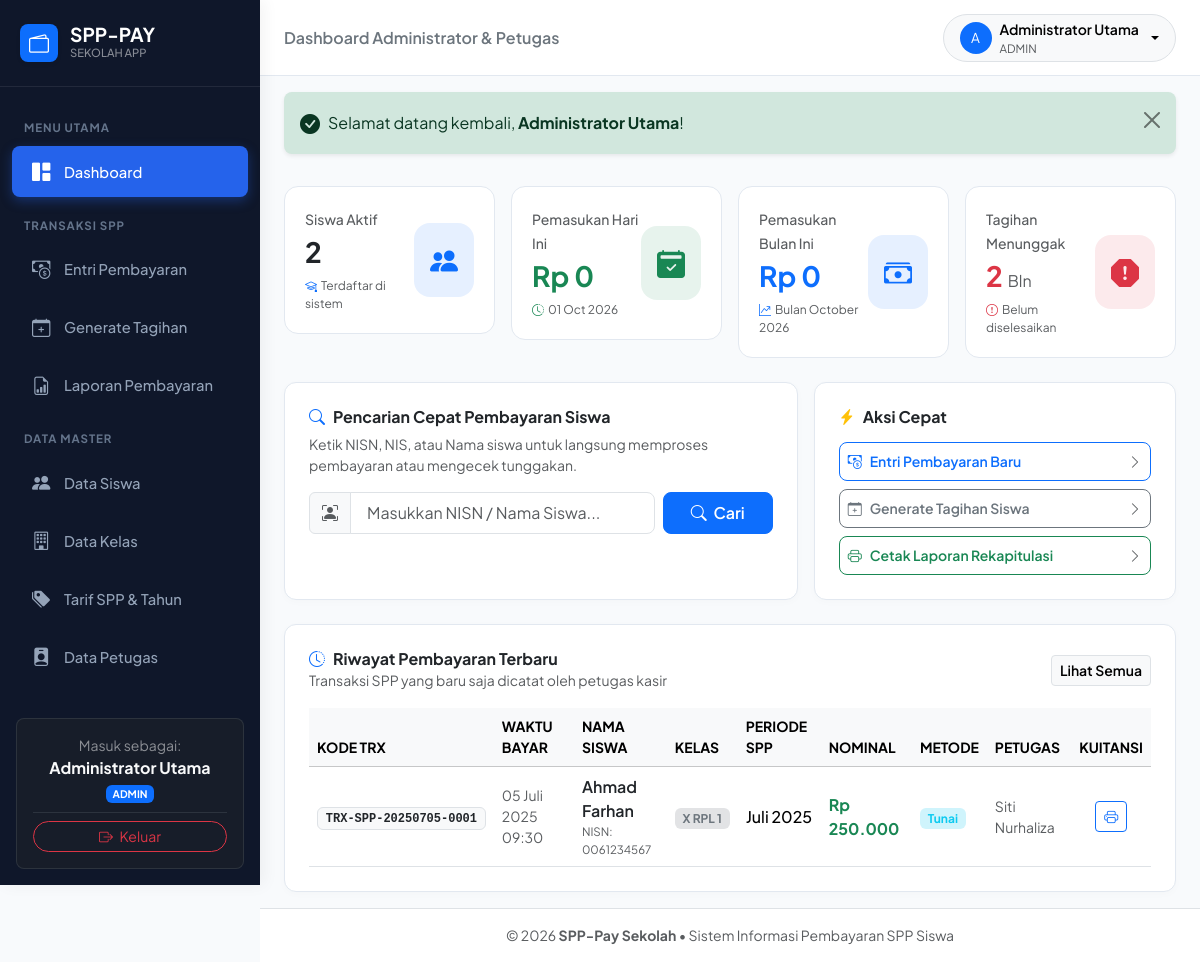
Page /index.php (signed in) on the committed database.
### tables this page shows
CREATE TABLE `pembayaran` (
    `id_pembayaran` BIGINT AUTO_INCREMENT PRIMARY KEY,
    `kode_transaksi` VARCHAR(30) NOT NULL UNIQUE,  
    `id_tagihan` BIGINT NOT NULL,
    `id_petugas` INT NOT NULL,
    `tgl_bayar` DATETIME NOT NULL DEFAULT CURRENT_TIMESTAMP,
    `jumlah_bayar` DECIMAL(12, 2) NOT NULL,
    `metode_pembayaran` ENUM('tunai', 'transfer_bank', 'qris') NOT NULL DEFAULT 'tunai',
    `catatan` VARCHAR(255) NULL,
    `bukti_transfer` VARCHAR(255) NULL,
    `created_at` TIMESTAMP DEFAULT CURRENT_TIMESTAMP,
    CONSTRAINT `fk_pembayaran_tagihan` FOREIGN KEY (`id_tagihan`) 
        REFERENCES `tagihan_spp` (`id_tagihan`) ON DELETE RESTRICT ON UPDATE CASCADE,
    CONSTRAINT `fk_pembayaran_petugas` FOREIGN KEY (`id_petugas`) 
        REFERENCES `petugas` (`id_petugas`) ON DELETE RESTRICT ON UPDATE CASCADE
);

CREATE TABLE `siswa` (
    `nisn` CHAR(10) PRIMARY KEY,  
    `nis` CHAR(8) NOT NULL UNIQUE,
    `nama` VARCHAR(100) NOT NULL,
    `jenis_kelamin` ENUM('L', 'P') NOT NULL,
    `id_kelas` INT NOT NULL,
    `id_spp` INT NOT NULL,  
    `alamat` TEXT NULL,
    `no_telp` VARCHAR(15) NULL,
    `nama_wali` VARCHAR(100) NULL,
    `no_telp_wali` VARCHAR(15) NULL,
    `status_siswa` ENUM('aktif', 'lulus', 'pindah', 'keluar') NOT NULL DEFAULT 'aktif',
    `created_at` TIMESTAMP DEFAULT CURRENT_TIMESTAMP,
    `updated_at` TIMESTAMP DEFAULT CURRENT_TIMESTAMP ON UPDATE CURRENT_TIMESTAMP,
    CONSTRAINT `fk_siswa_kelas` FOREIGN KEY (`id_kelas`) 
        REFERENCES `kelas` (`id_kelas`) ON DELETE RESTRICT ON UPDATE CASCADE,
    CONSTRAINT `fk_siswa_spp` FOREIGN KEY (`id_spp`) 
        REFERENCES `tarif_spp` (`id_spp`) ON DELETE RESTRICT ON UPDATE CASCADE
);

CREATE TABLE `kelas` (
    `id_kelas` INT AUTO_INCREMENT PRIMARY KEY,
    `nama_kelas` VARCHAR(20) NOT NULL,  
    `tingkat` ENUM('10', '11', '12', '7', '8', '9', '1', '2', '3', '4', '5', '6') NOT NULL,
    `jurusan` VARCHAR(50) DEFAULT NULL,  
    `created_at` TIMESTAMP DEFAULT CURRENT_TIMESTAMP
);

CREATE TABLE `tagihan_spp` (
    `id_tagihan` BIGINT AUTO_INCREMENT PRIMARY KEY,
    `nisn` CHAR(10) NOT NULL,
    `id_spp` INT NOT NULL,
    `bulan` TINYINT NOT NULL,  
    `nama_bulan` VARCHAR(20) NOT NULL,  
    `tahun` YEAR NOT NULL,  
    `nominal_tagihan` DECIMAL(12, 2) NOT NULL,
    `terbayar` DECIMAL(12, 2) NOT NULL DEFAULT 0.00,
    `status` ENUM('belum_lunas', 'lunas') NOT NULL DEFAULT 'belum_lunas',
    `jatuh_tempo` DATE NULL,
    `created_at` TIMESTAMP DEFAULT CURRENT_TIMESTAMP,
    `updated_at` TIMESTAMP DEFAULT CURRENT_TIMESTAMP ON UPDATE CURRENT_TIMESTAMP,
    UNIQUE KEY `unique_siswa_bulan_tahun` (`nisn`, `bulan`, `tahun`),
    CONSTRAINT `fk_tagihan_siswa` FOREIGN KEY (`nisn`) 
        REFERENCES `siswa` (`nisn`) ON DELETE CASCADE ON UPDATE CASCADE,
    CONSTRAINT `fk_tagihan_spp` FOREIGN KEY (`id_spp`) 
        REFERENCES `tarif_spp` (`id_spp`) ON DELETE RESTRICT ON UPDATE CASCADE
);

CREATE TABLE `petugas` (
    `id_petugas` INT AUTO_INCREMENT PRIMARY KEY,
    `username` VARCHAR(50) NOT NULL UNIQUE,
    `password` VARCHAR(255) NOT NULL,
    `nama_petugas` VARCHAR(100) NOT NULL,
    `level` ENUM('admin', 'petugas', 'kepala_sekolah') NOT NULL DEFAULT 'petugas',
    `created_at` TIMESTAMP DEFAULT CURRENT_TIMESTAMP,
    `updated_at` TIMESTAMP DEFAULT CURRENT_TIMESTAMP ON UPDATE CURRENT_TIMESTAMP
);

### koneksi.php (called while the page is built, shortened)
<?php
function rupiah($nominal) {
    return 'Rp ' . number_format((float)$nominal, 0, ',', '.');
}
function tgl_indo($datetime, $with_time = false) {
    $timestamp = strtotime($datetime);
    $bulanIndo = [
        1 => 'Januari', 2 => 'Februari', 3 => 'Maret', 4 => 'April',
        5 => 'Mei', 6 => 'Juni', 7 => 'Juli', 8 => 'Agustus',
        9 => 'September', 10 => 'Oktober', 11 => 'November', 12 => 'Desember'
    ];
    $hari = date('d', $timestamp);
    $bulan = $bulanIndo[(int)date('m', $timestamp)];
    $tahun = date('Y', $timestamp);
    $hasil = "{$hari} {$bulan} {$tahun}";
    if ($with_time) {
        $hasil .= ' ' . date('H:i', $timestamp);
    }
    return $hasil;
}
?>

### index.php (the view, shortened to what this page needs)
<?php
require_once __DIR__ . '/koneksi.php';
$total_siswa = 0;
$total_pemasukan_hari_ini = 0;
$total_pemasukan_bulan_ini = 0;
$total_tunggakan = 0;
$transaksi_terbaru = [];
try {
    $total_siswa = $pdo->query("SELECT COUNT(*) FROM siswa WHERE status_siswa = 'aktif'")->fetchColumn();
    $total_pemasukan_hari_ini = $pdo->query("
        SELECT COALESCE(SUM(jumlah_bayar), 0) FROM pembayaran WHERE DATE(tgl_bayar) = CURDATE()
    ")->fetchColumn();
    $total_pemasukan_bulan_ini = $pdo->query("
        SELECT COALESCE(SUM(jumlah_bayar), 0) FROM pembayaran
        WHERE MONTH(tgl_bayar) = MONTH(CURDATE()) AND YEAR(tgl_bayar) = YEAR(CURDATE())
    ")->fetchColumn();
    $total_tunggakan = $pdo->query("SELECT COUNT(*) FROM tagihan_spp WHERE status = 'belum_lunas'")->fetchColumn();
    $stmtTrx = $pdo->query("
        SELECT p.id_pembayaran, p.kode_transaksi, p.tgl_bayar, p.jumlah_bayar, p.metode_pembayaran,
               s.nama AS nama_siswa, s.nisn, k.nama_kelas, t.nama_bulan, t.tahun AS tahun_spp,
               pet.nama_petugas
        FROM pembayaran p
        JOIN tagihan_spp t ON p.id_tagihan = t.id_tagihan
        JOIN siswa s ON t.nisn = s.nisn
        JOIN kelas k ON s.id_kelas = k.id_kelas
        JOIN petugas pet ON p.id_petugas = pet.id_petugas
        ORDER BY p.tgl_bayar DESC
        LIMIT 8
    ");
    $transaksi_terbaru = $stmtTrx->fetchAll();
} catch (Exception $e) {
    set_flash('danger', 'Gagal memuat ringkasan data: ' . $e->getMessage());
}
include __DIR__ . '/includes/header.php';
?>
<div class="row g-3 mb-4">
    <div class="col-xl-3 col-sm-6">
        <div class="stat-card">
            <div class="d-flex align-items-center justify-content-between">
                <div>
                    <span class="text-muted small fw-medium">Siswa Aktif</span>
                    <h3 class="fw-bold text-dark mt-1 mb-0"><?= number_format($total_siswa) ?></h3>
                    <div class="text-muted mt-2" style="font-size: 0.75rem;"><i class="bi bi-mortarboard text-primary me-1"></i>Terdaftar di sistem</div>
                </div>
                <div class="bg-primary bg-opacity-10 text-primary p-3 rounded-4">
                    <i class="bi bi-people-fill fs-3"></i>
                </div>
            </div>
        </div>
    </div>
    <div class="col-xl-3 col-sm-6">
        <div class="stat-card">
            <div class="d-flex align-items-center justify-content-between">
                <div>
                    <span class="text-muted small fw-medium">Pemasukan Hari Ini</span>
                    <h3 class="fw-bold text-success mt-1 mb-0"><?= rupiah($total_pemasukan_hari_ini) ?></h3>
                    <div class="text-muted mt-2" style="font-size: 0.75rem;"><i class="bi bi-clock-history text-success me-1"></i><?= date('d M Y') ?></div>
                </div>
                <div class="bg-success bg-opacity-10 text-success p-3 rounded-4">
                    <i class="bi bi-calendar2-check-fill fs-3"></i>
                </div>
            </div>
        </div>
    </div>
    <div class="col-xl-3 col-sm-6">
        <div class="stat-card">
            <div class="d-flex align-items-center justify-content-between">
                <div>
                    <span class="text-muted small fw-medium">Pemasukan Bulan Ini</span>
                    <h3 class="fw-bold text-primary mt-1 mb-0"><?= rupiah($total_pemasukan_bulan_ini) ?></h3>
                    <div class="text-muted mt-2" style="font-size: 0.75rem;"><i class="bi bi-graph-up-arrow text-primary me-1"></i>Bulan <?= date('F Y') ?></div>
                </div>
                <div class="bg-primary bg-opacity-10 text-primary p-3 rounded-4">
                    <i class="bi bi-cash-stack fs-3"></i>
                </div>
            </div>
        </div>
    </div>
    <div class="col-xl-3 col-sm-6">
        <div class="stat-card">
            <div class="d-flex align-items-center justify-content-between">
                <div>
                    <span class="text-muted small fw-medium">Tagihan Menunggak</span>
                    <h3 class="fw-bold text-danger mt-1 mb-0"><?= number_format($total_tunggakan) ?> <span class="fs-6 fw-normal text-muted">Bln</span></h3>
                    <div class="text-muted mt-2" style="font-size: 0.75rem;"><i class="bi bi-exclamation-circle text-danger me-1"></i>Belum diselesaikan</div>
                </div>
                <div class="bg-danger bg-opacity-10 text-danger p-3 rounded-4">
                    <i class="bi bi-exclamation-octagon-fill fs-3"></i>
                </div>
            </div>
        </div>
    </div>
</div>
<div class="row g-3 mb-4">
    <div class="col-lg-7">
        <div class="card card-custom h-100 p-4">
            <h6 class="fw-bold mb-2"><i class="bi bi-search me-2 text-primary"></i>Pencarian Cepat Pembayaran Siswa</h6>
            <p class="text-muted small mb-3">Ketik NISN, NIS, atau Nama siswa untuk langsung memproses pembayaran atau mengecek tunggakan.</p>
            <form method="GET" action="transaksi.php" class="row g-2">
                <div class="col-sm-9">
                    <div class="input-group">
                        <span class="input-group-text bg-light"><i class="bi bi-person-bounding-box text-muted"></i></span>
                        <input type="text" name="cari" class="form-control form-control-lg fs-6" placeholder="Masukkan NISN / Nama Siswa..." required>
                    </div>
                </div>
                <div class="col-sm-3">
                    <button type="submit" class="btn btn-primary btn-lg w-100 fs-6 fw-semibold">
                        <i class="bi bi-search me-1"></i> Cari
                    </button>
                </div>
            </form>
        </div>
    </div>
    <div class="col-lg-5">
        <div class="card card-custom h-100 p-4">
            <h6 class="fw-bold mb-3"><i class="bi bi-lightning-charge-fill me-2 text-warning"></i>Aksi Cepat</h6>
            <div class="d-grid gap-2">
                <a href="transaksi.php" class="btn btn-outline-primary text-start d-flex align-items-center justify-content-between p-2 rounded-3">
                    <span class="small fw-semibold"><i class="bi bi-cash-coin me-2"></i>Entri Pembayaran Baru</span>
                    <i class="bi bi-chevron-right text-muted small"></i>
                </a>
                <a href="generate_tagihan.php" class="btn btn-outline-secondary text-start d-flex align-items-center justify-content-between p-2 rounded-3">
                    <span class="small fw-semibold"><i class="bi bi-calendar-plus me-2"></i>Generate Tagihan Siswa</span>
                    <i class="bi bi-chevron-right text-muted small"></i>
                </a>
                <a href="laporan.php" class="btn btn-outline-success text-start d-flex align-items-center justify-content-between p-2 rounded-3">
                    <span class="small fw-semibold"><i class="bi bi-printer me-2"></i>Cetak Laporan Rekapitulasi</span>
                    <i class="bi bi-chevron-right text-muted small"></i>
                </a>
            </div>
        </div>
    </div>
</div>
<div class="card card-custom p-4">
    <div class="d-flex justify-content-between align-items-center mb-3">
        <div>
            <h6 class="fw-bold mb-0"><i class="bi bi-clock-history me-2 text-primary"></i>Riwayat Pembayaran Terbaru</h6>
            <span class="text-muted small">Transaksi SPP yang baru saja dicatat oleh petugas kasir</span>
        </div>
        <a href="laporan.php" class="btn btn-sm btn-light border fw-semibold">Lihat Semua</a>
    </div>
    <div class="table-responsive">
        <table class="table table-hover align-middle mb-0">
            <thead class="table-light">
                <tr class="small text-muted text-uppercase">
                    <th>Kode Trx</th>
                    <th>Waktu Bayar</th>
                    <th>Nama Siswa</th>
                    <th>Kelas</th>
                    <th>Periode SPP</th>
                    <th>Nominal</th>
                    <th>Metode</th>
                    <th>Petugas</th>
                    <th class="text-center">Kuitansi</th>
                </tr>
            </thead>
            <tbody>
                <?php if (!empty($transaksi_terbaru)): ?>
                    <?php foreach ($transaksi_terbaru as $trx): ?>
                        <tr>
                            <td>
                                <span class="badge bg-light text-dark border font-monospace"><?= htmlspecialchars($trx['kode_transaksi']) ?></span>
                            </td>
                            <td class="small text-muted"><?= tgl_indo($trx['tgl_bayar'], true) ?></td>
                            <td>
                                <div class="fw-semibold text-dark"><?= htmlspecialchars($trx['nama_siswa']) ?></div>
                                <div class="text-muted" style="font-size: 0.72rem;">NISN: <?= htmlspecialchars($trx['nisn']) ?></div>
                            </td>
                            <td><span class="badge bg-secondary-subtle text-secondary"><?= htmlspecialchars($trx['nama_kelas']) ?></span></td>
                            <td><span class="fw-medium"><?= htmlspecialchars($trx['nama_bulan']) . ' ' . $trx['tahun_spp'] ?></span></td>
                            <td class="fw-bold text-success"><?= rupiah($trx['jumlah_bayar']) ?></td>
                            <td><span class="badge bg-info-subtle text-info text-capitalize"><?= htmlspecialchars($trx['metode_pembayaran']) ?></span></td>
                            <td class="small text-muted"><?= htmlspecialchars($trx['nama_petugas']) ?></td>
                            <td class="text-center">
                                <a href="cetak_kuitansi.php?id=<?= $trx['id_pembayaran'] ?>" target="_blank" class="btn btn-sm btn-outline-primary" title="Cetak Kuitansi">
                                    <i class="bi bi-printer"></i>
                                </a>
                            </td>
                        </tr>
                    <?php endforeach; ?>
                <?php else: ?>
                    <tr>
                        <td colspan="9" class="text-center text-muted py-4">Belum ada riwayat transaksi pembayaran SPP.</td>
                    </tr>
                <?php endif; ?>
            </tbody>
        </table>
    </div>
</div>
<?php include __DIR__ . '/includes/footer.php'; ?>

### includes/header.php (style rules this page uses)
:root { --sidebar-width: 260px; --primary-color: #2563eb; --primary-hover: #1d4ed8; --bg-body: #f8fafc; --card-border: #e2e8f0; }
body { font-family: 'Plus Jakarta Sans', sans-serif; background-color: var(--bg-body); color: #1e293b; min-height: 100vh; display: flex; flex-direction: column; }
.card-custom { border: 1px solid var(--card-border); border-radius: 12px; background: #ffffff; box-shadow: 0 2px 8px rgba(0, 0, 0, 0.02); transition: transform 0.2s ease, box-shadow 0.2s ease; }
.stat-card { border: 1px solid var(--card-border); border-radius: 14px; background: #ffffff; padding: 1.25rem; transition: all 0.2s ease; }

### rows in the picture
pembayaran: kode_transaksi "TRX-SPP-20250705-0001", tgl_bayar "05 Juli 2025 09:30", siswa.nama "Ahmad Farhan", siswa.nisn "0061234567", kelas.nama_kelas "X RPL 1", id_tagihan.nama_bulan "Juli", id_tagihan.tahun "2025", jumlah_bayar "Rp 250.000", metode_pembayaran "Tunai", id_petugas.nama_petugas "Siti Nurhaliza"

### other values in the picture
$_SESSION['user_nama'] "Administrator Utama"
$role "ADMIN"
$pageHeader "Dashboard Administrator & Petugas"
substr($userName, 0, 1) "A"
$userName "Administrator Utama"
$userRole "ADMIN"
$flash['message'] "Selamat datang kembali, Administrator Utama !"
$total_siswa "2"
rupiah($total_pemasukan_hari_ini) "Rp 0"
rupiah($total_pemasukan_bulan_ini) "Rp 0"
$total_tunggakan "2"
